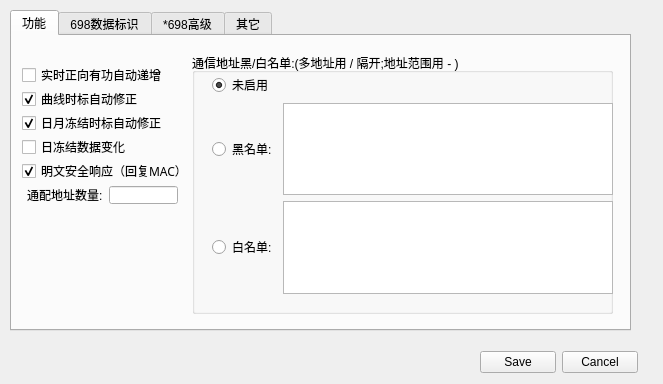
<?xml version="1.0" encoding="UTF-8"?>
<ui version="4.0">
 <class>Dialog</class>
 <widget class="QDialog" name="Dialog">
  <property name="windowModality">
   <enum>Qt::WindowModal</enum>
  </property>
  <property name="geometry">
   <rect>
    <x>0</x>
    <y>0</y>
    <width>663</width>
    <height>384</height>
   </rect>
  </property>
  <property name="minimumSize">
   <size>
    <width>250</width>
    <height>320</height>
   </size>
  </property>
  <property name="windowTitle">
   <string>设置</string>
  </property>
  <widget class="QTabWidget" name="tabWidget">
   <property name="geometry">
    <rect>
        <x>10</x>
        <y>10</y>
     <width>621</width>
     <height>321</height>
    </rect>
   </property>
   <property name="focusPolicy">
    <enum>Qt::NoFocus</enum>
   </property>
   <property name="tabPosition">
    <enum>QTabWidget::North</enum>
   </property>
   <property name="tabShape">
    <enum>QTabWidget::Rounded</enum>
   </property>
   <property name="currentIndex">
       <number>0</number>
   </property>
   <widget class="QWidget" name="tab">
    <property name="contextMenuPolicy">
     <enum>Qt::NoContextMenu</enum>
    </property>
    <attribute name="title">
     <string>功能</string>
    </attribute>
    <widget class="QWidget" name="layoutWidget">
     <property name="geometry">
      <rect>
       <x>10</x>
       <y>30</y>
       <width>170</width>
       <height>138</height>
      </rect>
     </property>
     <layout class="QVBoxLayout" name="verticalLayout">
      <item>
       <widget class="QCheckBox" name="checkBox_3">
        <property name="text">
         <string>实时正向有功自动递增</string>
        </property>
        <property name="checked">
         <bool>false</bool>
        </property>
       </widget>
      </item>
      <item>
       <widget class="QCheckBox" name="checkBox_2">
        <property name="layoutDirection">
         <enum>Qt::LeftToRight</enum>
        </property>
        <property name="text">
         <string>曲线时标自动修正</string>
        </property>
        <property name="checked">
         <bool>true</bool>
        </property>
        <property name="autoRepeat">
         <bool>false</bool>
        </property>
       </widget>
      </item>
      <item>
       <widget class="QCheckBox" name="checkBox">
        <property name="layoutDirection">
         <enum>Qt::LeftToRight</enum>
        </property>
        <property name="text">
         <string>日月冻结时标自动修正</string>
        </property>
        <property name="checked">
         <bool>true</bool>
        </property>
        <property name="autoRepeat">
         <bool>false</bool>
        </property>
       </widget>
      </item>
      <item>
       <widget class="QCheckBox" name="checkBox_4">
        <property name="font">
         <font>
          <family>Algerian</family>
          <weight>50</weight>
          <italic>false</italic>
          <bold>false</bold>
          <underline>false</underline>
          <strikeout>false</strikeout>
         </font>
        </property>
        <property name="cursor">
         <cursorShape>ArrowCursor</cursorShape>
        </property>
        <property name="toolTip">
         <string/>
        </property>
        <property name="whatsThis">
         <string/>
        </property>
        <property name="layoutDirection">
         <enum>Qt::LeftToRight</enum>
        </property>
        <property name="text">
         <string>日冻结数据变化</string>
        </property>
        <property name="checkable">
         <bool>false</bool>
        </property>
        <property name="checked">
         <bool>false</bool>
        </property>
        <property name="autoRepeat">
         <bool>false</bool>
        </property>
        <property name="tristate">
         <bool>false</bool>
        </property>
       </widget>
      </item>
      <item>
       <widget class="QCheckBox" name="checkBox_5">
        <property name="font">
         <font>
          <family>Algerian</family>
          <weight>50</weight>
          <italic>false</italic>
          <bold>false</bold>
          <underline>false</underline>
          <strikeout>false</strikeout>
         </font>
        </property>
        <property name="cursor">
         <cursorShape>ArrowCursor</cursorShape>
        </property>
        <property name="toolTip">
         <string/>
        </property>
        <property name="whatsThis">
         <string/>
        </property>
        <property name="layoutDirection">
         <enum>Qt::LeftToRight</enum>
        </property>
        <property name="text">
         <string>明文安全响应（回复MAC）</string>
        </property>
        <property name="checked">
         <bool>true</bool>
        </property>
        <property name="autoRepeat">
         <bool>false</bool>
        </property>
        <property name="tristate">
         <bool>false</bool>
        </property>
       </widget>
      </item>
      <item>
       <layout class="QHBoxLayout" name="horizontalLayout_5">
        <property name="leftMargin">
         <number>5</number>
        </property>
        <property name="rightMargin">
         <number>14</number>
        </property>
        <item>
         <widget class="QLabel" name="label">
          <property name="text">
           <string>通配地址数量:</string>
          </property>
         </widget>
        </item>
        <item>
         <widget class="QLineEdit" name="lineEdit">
          <property name="text">
           <string/>
          </property>
          <property name="alignment">
           <set>Qt::AlignCenter</set>
          </property>
         </widget>
        </item>
       </layout>
      </item>
     </layout>
    </widget>
    <widget class="QGroupBox" name="groupBox_2">
     <property name="geometry">
      <rect>
       <x>180</x>
       <y>17</y>
       <width>421</width>
       <height>261</height>
      </rect>
     </property>
     <property name="title">
         <string>通信地址黑/白名单:(多地址用 / 隔开;地址范围用 - )</string>
     </property>
     <widget class="QWidget" name="layoutWidget">
      <property name="geometry">
       <rect>
        <x>20</x>
        <y>20</y>
        <width>401</width>
        <height>221</height>
       </rect>
      </property>
      <layout class="QVBoxLayout" name="verticalLayout_2">
       <item>
        <widget class="QRadioButton" name="radioButton_3">
         <property name="text">
          <string>未启用</string>
         </property>
         <property name="checked">
          <bool>true</bool>
         </property>
        </widget>
       </item>
       <item>
        <layout class="QHBoxLayout" name="horizontalLayout_3">
         <item>
          <widget class="QRadioButton" name="radioButton">
           <property name="text">
            <string>黑名单:</string>
           </property>
          </widget>
         </item>
         <item>
          <widget class="QTextEdit" name="textEdit"/>
         </item>
        </layout>
       </item>
       <item>
        <layout class="QHBoxLayout" name="horizontalLayout_4">
         <item>
          <widget class="QRadioButton" name="radioButton_2">
           <property name="text">
            <string>白名单:</string>
           </property>
          </widget>
         </item>
         <item>
          <widget class="QTextEdit" name="textEdit_2"/>
         </item>
        </layout>
       </item>
      </layout>
     </widget>
    </widget>
   </widget>
   <widget class="QWidget" name="tab_2">
    <attribute name="title">
        <string>698数据标识</string>
    </attribute>
    <widget class="QTableWidget" name="tableWidget">
     <property name="geometry">
      <rect>
       <x>0</x>
       <y>0</y>
       <width>611</width>
       <height>271</height>
      </rect>
     </property>
     <property name="frameShape">
      <enum>QFrame::NoFrame</enum>
     </property>
     <property name="verticalScrollBarPolicy">
      <enum>Qt::ScrollBarAsNeeded</enum>
     </property>
     <property name="sizeAdjustPolicy">
      <enum>QAbstractScrollArea::AdjustToContents</enum>
     </property>
     <property name="dragEnabled">
      <bool>false</bool>
     </property>
     <property name="selectionMode">
      <enum>QAbstractItemView::NoSelection</enum>
     </property>
     <property name="selectionBehavior">
      <enum>QAbstractItemView::SelectRows</enum>
     </property>
     <property name="gridStyle">
      <enum>Qt::SolidLine</enum>
     </property>
     <property name="sortingEnabled">
      <bool>true</bool>
     </property>
     <property name="rowCount">
      <number>1</number>
     </property>
     <attribute name="horizontalHeaderCascadingSectionResizes">
      <bool>false</bool>
     </attribute>
     <attribute name="horizontalHeaderDefaultSectionSize">
      <number>224</number>
     </attribute>
     <attribute name="horizontalHeaderMinimumSectionSize">
      <number>110</number>
     </attribute>
     <attribute name="verticalHeaderVisible">
      <bool>false</bool>
     </attribute>
     <row/>
     <column>
      <property name="text">
       <string>数据标识</string>
      </property>
     </column>
     <column>
      <property name="text">
       <string>名称</string>
      </property>
     </column>
     <column>
      <property name="text">
       <string>值</string>
      </property>
      <property name="textAlignment">
       <set>AlignCenter</set>
      </property>
     </column>
    </widget>
    <widget class="QWidget" name="layoutWidget">
     <property name="geometry">
      <rect>
       <x>0</x>
       <y>270</y>
          <width>141</width>
       <height>31</height>
      </rect>
     </property>
     <layout class="QHBoxLayout" name="horizontalLayout_2">
      <item>
       <widget class="QPushButton" name="pushButton_3">
        <property name="toolTip">
         <string/>
        </property>
        <property name="statusTip">
         <string/>
        </property>
        <property name="whatsThis">
         <string/>
        </property>
        <property name="text">
         <string>+</string>
        </property>
       </widget>
      </item>
      <item>
       <widget class="QPushButton" name="pushButton_4">
        <property name="text">
         <string>-</string>
        </property>
       </widget>
      </item>
      <item>
       <widget class="QPushButton" name="pushButton_6">
        <property name="text">
         <string>刷新</string>
        </property>
       </widget>
      </item>
     </layout>
    </widget>
   </widget>
   <widget class="QWidget" name="tab_4">
    <attribute name="title">
        <string>*698高级</string>
    </attribute>
    <widget class="QGroupBox" name="groupBox_4">
     <property name="geometry">
      <rect>
       <x>10</x>
       <y>20</y>
       <width>251</width>
       <height>71</height>
      </rect>
     </property>
     <property name="title">
         <string>曲线漏点</string>
     </property>
     <widget class="QTimeEdit" name="timeEdit">
      <property name="enabled">
       <bool>false</bool>
      </property>
      <property name="geometry">
       <rect>
        <x>201</x>
        <y>30</y>
        <width>41</width>
        <height>20</height>
       </rect>
      </property>
      <property name="wrapping">
       <bool>false</bool>
      </property>
      <property name="frame">
       <bool>true</bool>
      </property>
      <property name="buttonSymbols">
       <enum>QAbstractSpinBox::NoButtons</enum>
      </property>
      <property name="dateTime">
       <datetime>
        <hour>0</hour>
        <minute>0</minute>
        <second>0</second>
        <year>2001</year>
        <month>1</month>
        <day>1</day>
       </datetime>
      </property>
      <property name="date">
       <date>
        <year>2001</year>
        <month>1</month>
        <day>1</day>
       </date>
      </property>
      <property name="displayFormat">
       <string>HH:mm</string>
      </property>
      <property name="currentSectionIndex">
       <number>0</number>
      </property>
     </widget>
     <widget class="QTimeEdit" name="timeEdit_2">
      <property name="enabled">
       <bool>false</bool>
      </property>
      <property name="geometry">
       <rect>
        <x>140</x>
        <y>30</y>
        <width>41</width>
        <height>20</height>
       </rect>
      </property>
      <property name="wrapping">
       <bool>false</bool>
      </property>
      <property name="frame">
       <bool>true</bool>
      </property>
      <property name="buttonSymbols">
       <enum>QAbstractSpinBox::NoButtons</enum>
      </property>
      <property name="displayFormat">
       <string>HH:mm</string>
      </property>
     </widget>
     <widget class="QLabel" name="label_4">
      <property name="enabled">
       <bool>false</bool>
      </property>
      <property name="geometry">
       <rect>
        <x>62</x>
        <y>32</y>
        <width>72</width>
        <height>16</height>
       </rect>
      </property>
      <property name="text">
          <string>无数据时段:</string>
      </property>
     </widget>
     <widget class="QLabel" name="label_5">
      <property name="enabled">
       <bool>false</bool>
      </property>
      <property name="geometry">
       <rect>
        <x>186</x>
        <y>31</y>
        <width>16</width>
        <height>20</height>
       </rect>
      </property>
      <property name="text">
       <string>-</string>
      </property>
     </widget>
     <widget class="QCheckBox" name="checkBox_6">
      <property name="geometry">
       <rect>
        <x>10</x>
        <y>32</y>
        <width>71</width>
        <height>16</height>
       </rect>
      </property>
      <property name="text">
       <string>启用</string>
      </property>
     </widget>
    </widget>
       <widget class="QGroupBox" name="groupBox_6">
           <property name="geometry">
               <rect>
                   <x>10</x>
                   <y>110</y>
                   <width>591</width>
                   <height>171</height>
               </rect>
           </property>
           <property name="title">
               <string>特殊事件:</string>
           </property>
           <widget class="QGroupBox" name="groupBox_7">
               <property name="geometry">
                   <rect>
                       <x>20</x>
                       <y>20</y>
                       <width>561</width>
                       <height>81</height>
                   </rect>
               </property>
               <property name="title">
                   <string>事件返回</string>
               </property>
               <widget class="QLineEdit" name="lineEdit_22">
                   <property name="enabled">
                       <bool>false</bool>
                   </property>
                   <property name="geometry">
                       <rect>
                           <x>180</x>
                           <y>24</y>
                           <width>361</width>
                           <height>20</height>
                       </rect>
                   </property>
                   <property name="accessibleDescription">
                       <string/>
                   </property>
                   <property name="inputMethodHints">
                       <set>Qt::ImhNone</set>
                   </property>
                   <property name="inputMask">
                       <string/>
                   </property>
                   <property name="placeholderText">
                       <string>多个事件用英文分号隔开(;)</string>
                   </property>
               </widget>
               <widget class="QWidget" name="layoutWidget">
                   <property name="geometry">
                       <rect>
                           <x>11</x>
                           <y>25</y>
                           <width>171</width>
                           <height>62</height>
                       </rect>
                   </property>
                   <layout class="QFormLayout" name="formLayout">
                       <item row="0" column="0">
                           <widget class="QRadioButton" name="radioButton_4">
                               <property name="text">
                                   <string>按默认返回</string>
                               </property>
                               <property name="checked">
                                   <bool>true</bool>
                               </property>
                           </widget>
                       </item>
                       <item row="2" column="0">
                           <widget class="QRadioButton" name="radioButton_6">
                               <property name="text">
                                   <string>全回空</string>
                               </property>
                           </widget>
                       </item>
                       <item row="0" column="1">
                           <widget class="QRadioButton" name="radioButton_5">
                               <property name="text">
                                   <string>部分回空:</string>
                               </property>
                           </widget>
                       </item>
                   </layout>
               </widget>
           </widget>
           <widget class="QLabel" name="label_6">
               <property name="geometry">
                   <rect>
                       <x>30</x>
                       <y>130</y>
                       <width>71</width>
                       <height>16</height>
                   </rect>
               </property>
               <property name="text">
                   <string>3320返回值:</string>
               </property>
           </widget>
           <widget class="QLineEdit" name="lineEdit_3">
               <property name="geometry">
                   <rect>
                       <x>100</x>
                       <y>128</y>
                       <width>461</width>
                       <height>20</height>
                   </rect>
               </property>
               <property name="text">
                   <string>85 01 00 33 20 02 00 01 01 04 51 30 1b 02 00 51 30 2a 02 00 51 30 13 02 00 51 30 11 02 00 00
                       00
                   </string>
               </property>
               <property name="frame">
                   <bool>true</bool>
               </property>
               <property name="echoMode">
                   <enum>QLineEdit::Normal</enum>
               </property>
               <property name="cursorPosition">
                   <number>0</number>
               </property>
           </widget>
       </widget>
   </widget>
   <widget class="QWidget" name="tab_3">
    <attribute name="title">
     <string>其它</string>
    </attribute>
    <widget class="QGroupBox" name="groupBox">
     <property name="geometry">
      <rect>
       <x>30</x>
       <y>20</y>
       <width>121</width>
       <height>81</height>
      </rect>
     </property>
     <property name="title">
      <string>抄表log导出为:</string>
     </property>
     <widget class="QPushButton" name="pushButton_5">
      <property name="geometry">
       <rect>
        <x>20</x>
        <y>30</y>
        <width>75</width>
        <height>23</height>
       </rect>
      </property>
      <property name="text">
       <string>txt格式</string>
      </property>
     </widget>
    </widget>
    <widget class="QGroupBox" name="groupBox_3">
     <property name="geometry">
      <rect>
       <x>30</x>
       <y>120</y>
       <width>161</width>
       <height>101</height>
      </rect>
     </property>
     <property name="title">
      <string>About：</string>
     </property>
     <widget class="QLabel" name="label_2">
      <property name="geometry">
       <rect>
        <x>20</x>
        <y>30</y>
        <width>91</width>
        <height>16</height>
       </rect>
      </property>
      <property name="text">
          <string>Version：V1.4</string>
      </property>
     </widget>
     <widget class="QLabel" name="label_3">
      <property name="geometry">
       <rect>
        <x>20</x>
        <y>60</y>
        <width>131</width>
        <height>16</height>
       </rect>
      </property>
      <property name="text">
          <string>Frame：190909</string>
      </property>
     </widget>
    </widget>
       <widget class="QGroupBox" name="groupBox_5">
           <property name="geometry">
               <rect>
                   <x>210</x>
                   <y>20</y>
                   <width>371</width>
                   <height>161</height>
               </rect>
           </property>
           <property name="title">
               <string>645说明:</string>
           </property>
           <widget class="QTextEdit" name="textEdit_3">
               <property name="geometry">
                   <rect>
                       <x>20</x>
                       <y>30</y>
                       <width>331</width>
                       <height>111</height>
                   </rect>
               </property>
               <property name="autoFillBackground">
                   <bool>true</bool>
               </property>
               <property name="readOnly">
                   <bool>true</bool>
               </property>
               <property name="html">
                   <string>&lt;!DOCTYPE HTML PUBLIC &quot;-//W3C//DTD HTML 4.0//EN&quot; &quot;http://www.w3.org/TR/REC-html40/strict.dtd&quot;&gt;
                       &lt;html&gt;&lt;head&gt;&lt;meta name=&quot;qrichtext&quot; content=&quot;1&quot; /&gt;&lt;style
                       type=&quot;text/css&quot;&gt;
                       p, li { white-space: pre-wrap; }
                       &lt;/style&gt;&lt;/head&gt;&lt;body style=&quot; font-family:'SimSun'; font-size:9pt;
                       font-weight:400; font-style:normal;&quot;&gt;
                       &lt;p style=&quot; margin-top:0px; margin-bottom:0px; margin-left:0px; margin-right:0px;
                       -qt-block-indent:0; text-indent:0px;&quot;&gt; &lt;/p&gt;
                       &lt;p style=&quot; margin-top:0px; margin-bottom:0px; margin-left:0px; margin-right:0px;
                       -qt-block-indent:0; text-indent:0px;&quot;&gt;返回年月日周:@GetDateWeek@ &lt;/p&gt;
                       &lt;p style=&quot; margin-top:0px; margin-bottom:0px; margin-left:0px; margin-right:0px;
                       -qt-block-indent:0; text-indent:0px;&quot;&gt;返回当前时间:@GetTime@ &lt;/p&gt;
                       &lt;p style=&quot; margin-top:0px; margin-bottom:0px; margin-left:0px; margin-right:0px;
                       -qt-block-indent:0; text-indent:0px;&quot;&gt;返回冻结时标(当前):@FreezeTime@ &lt;/p&gt;&lt;/body&gt;&lt;/html&gt;
                   </string>
               </property>
               <property name="acceptRichText">
                   <bool>false</bool>
      </property>
     </widget>
    </widget>
   </widget>
  </widget>
  <widget class="QWidget" name="layoutWidget">
   <property name="geometry">
    <rect>
     <x>480</x>
     <y>350</y>
     <width>158</width>
     <height>25</height>
    </rect>
   </property>
   <layout class="QHBoxLayout" name="horizontalLayout">
    <item>
     <widget class="QPushButton" name="pushButton">
      <property name="text">
       <string>Save</string>
      </property>
     </widget>
    </item>
    <item>
     <widget class="QPushButton" name="pushButton_2">
      <property name="text">
       <string>Cancel</string>
      </property>
     </widget>
    </item>
   </layout>
  </widget>
 </widget>
 <resources/>
 <connections>
  <connection>
   <sender>pushButton_2</sender>
   <signal>clicked()</signal>
   <receiver>Dialog</receiver>
   <slot>close()</slot>
   <hints>
    <hint type="sourcelabel">
     <x>562</x>
     <y>351</y>
    </hint>
    <hint type="destinationlabel">
     <x>467</x>
     <y>288</y>
    </hint>
   </hints>
  </connection>
     <connection>
         <sender>radioButton_5</sender>
         <signal>toggled(bool)</signal>
         <receiver>lineEdit_22</receiver>
         <slot>setEnabled(bool)</slot>
         <hints>
             <hint type="sourcelabel">
                 <x>161</x>
                 <y>193</y>
             </hint>
             <hint type="destinationlabel">
                 <x>307</x>
                 <y>195</y>
             </hint>
         </hints>
     </connection>
 </connections>
</ui>
